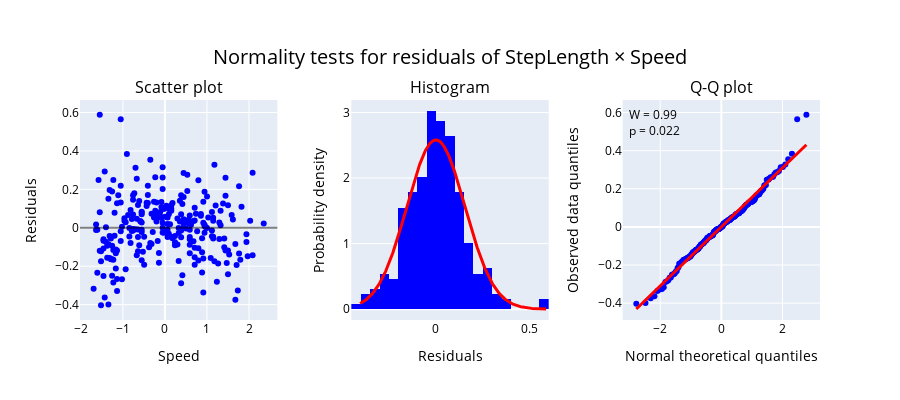

The code cell stored with this chart in its notebook:
### Markdown cell above
#### Non-normality of residuals are due to a few outliers and don't affect regression results

### Code cell
plot_residuals(fit=fit_re[1], kind='conditional', xlabel='Speed', ylabel='StepLength',
               hover=('Subject', df['Subject']));

### Figure 1 — Plotly figure (JSON) as saved in the notebook; plotly's stock layout.template omitted (floating-point values rounded to 4 significant figures; data arrays with more than 128 entries replaced by an {"elided": "..."} marker saying what was removed)
{"data": [{"customdata": {"elided": "258 int values"}, "hovertemplate": "<b>Subject: %{customdata}</b> <br>Speed: %{x} <br>Residual: %{y} ", "marker": {"color": "blue"}, "mode": "markers", "name": "", "type": "scatter", "x": {"elided": "258 float values"}, "xaxis": "x", "y": {"elided": "258 float values"}, "yaxis": "y"}, {"histnorm": "probability density", "marker": {"color": "blue"}, "name": "", "type": "histogram", "x": {"elided": "258 float values"}, "xaxis": "x2", "yaxis": "y2"}, {"line": {"color": "red", "width": 3}, "mode": "lines", "name": "", "type": "scatter", "x": {"elided": "500 float values"}, "xaxis": "x2", "y": {"elided": "500 float values"}, "yaxis": "y2"}, {"marker": {"color": "blue"}, "mode": "markers", "name": "", "type": "scatter", "x": {"elided": "258 float values"}, "xaxis": "x3", "y": {"elided": "258 float values"}, "yaxis": "y3"}, {"line": {"color": "red", "width": 3}, "mode": "lines", "name": "", "type": "scatter", "x": [-2.784, 2.784], "xaxis": "x3", "y": [-0.4309, 0.4309], "yaxis": "y3"}], "layout": {"annotations": [{"font": {"size": 16}, "showarrow": false, "text": "Scatter plot", "x": 0.1333, "xanchor": "center", "xref": "paper", "y": 1, "yanchor": "bottom", "yref": "paper"}, {"font": {"size": 16}, "showarrow": false, "text": "Histogram", "x": 0.5, "xanchor": "center", "xref": "paper", "y": 1, "yanchor": "bottom", "yref": "paper"}, {"font": {"size": 16}, "showarrow": false, "text": "Q-Q plot", "x": 0.8667, "xanchor": "center", "xref": "paper", "y": 1, "yanchor": "bottom", "yref": "paper"}, {"align": "left", "showarrow": false, "text": "W = 0.99<br>p = 0.022", "valign": "top", "x": 0.02, "xref": "x3 domain", "y": 0.98, "yref": "y3 domain"}], "font": {"color": "black"}, "height": 400, "shapes": [{"line": {"color": "rgba(0,0,0,.5)", "width": 2}, "type": "line", "x0": 0, "x1": 1, "xref": "x domain", "y0": 0, "y1": 0, "yref": "y"}], "showlegend": false, "title": {"font": {"size": 20}, "text": "Normality tests for residuals of StepLength &times; Speed", "x": 0.5, "xanchor": "center", "yanchor": "top"}, "xaxis": {"anchor": "y", "domain": [0, 0.2667], "title": {"text": "Speed"}}, "xaxis2": {"anchor": "y2", "domain": [0.3667, 0.6333], "title": {"text": "Residuals"}}, "xaxis3": {"anchor": "y3", "domain": [0.7333, 1], "title": {"text": "Normal theoretical quantiles"}}, "yaxis": {"anchor": "x", "domain": [0, 1], "title": {"text": "Residuals"}}, "yaxis2": {"anchor": "x2", "domain": [0, 1], "title": {"text": "Probability density"}}, "yaxis3": {"anchor": "x3", "domain": [0, 1], "title": {"text": "Observed data quantiles"}}}}
